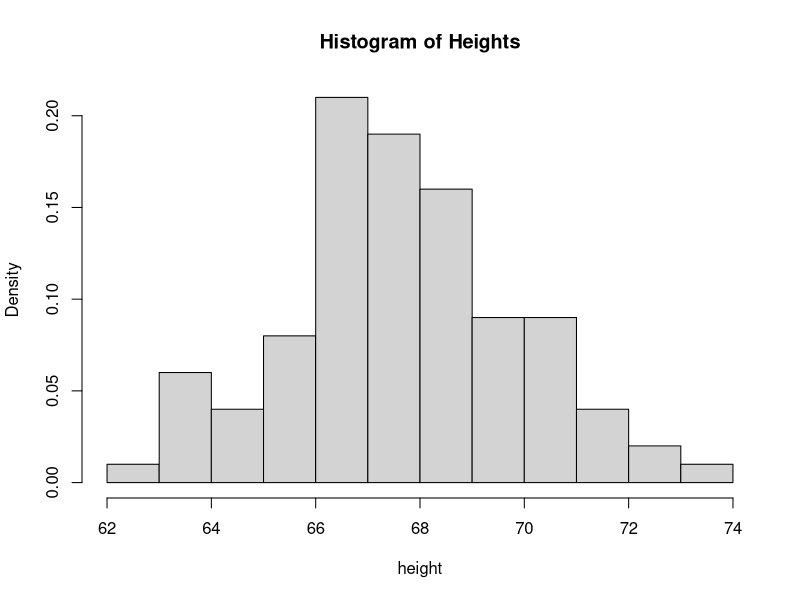
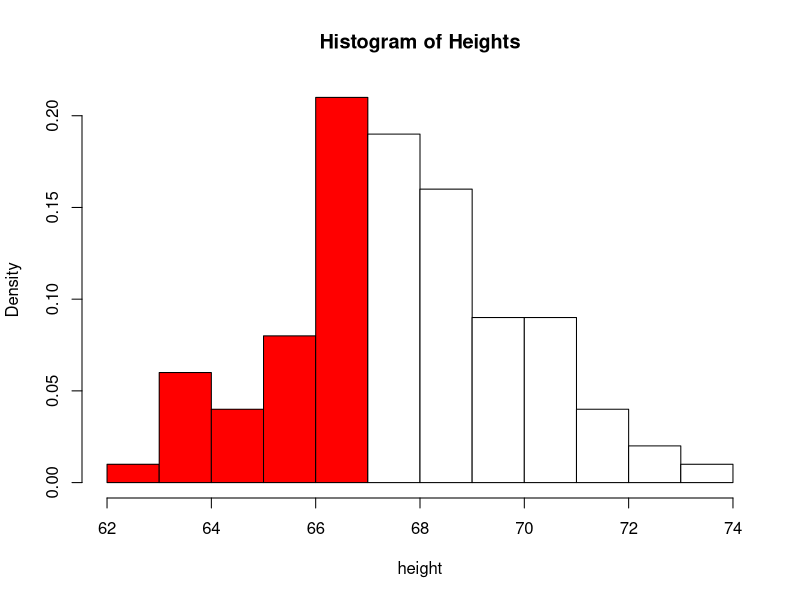
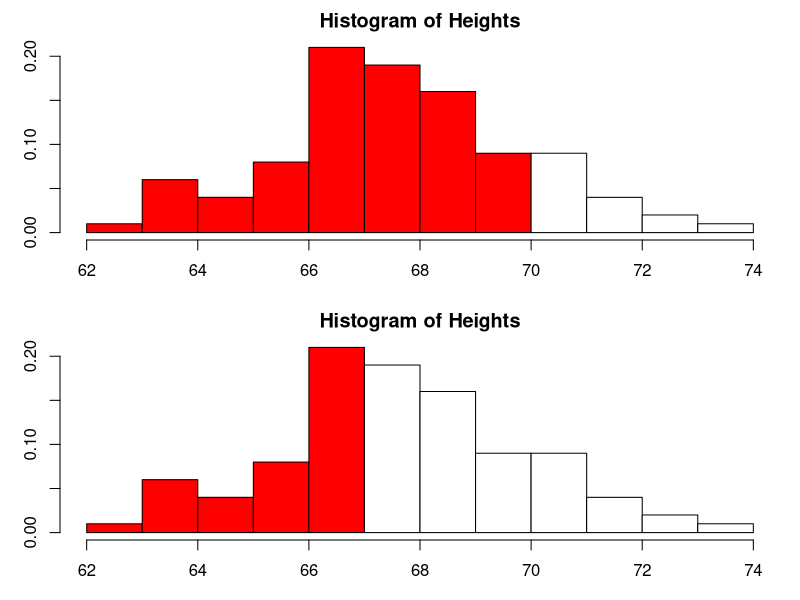
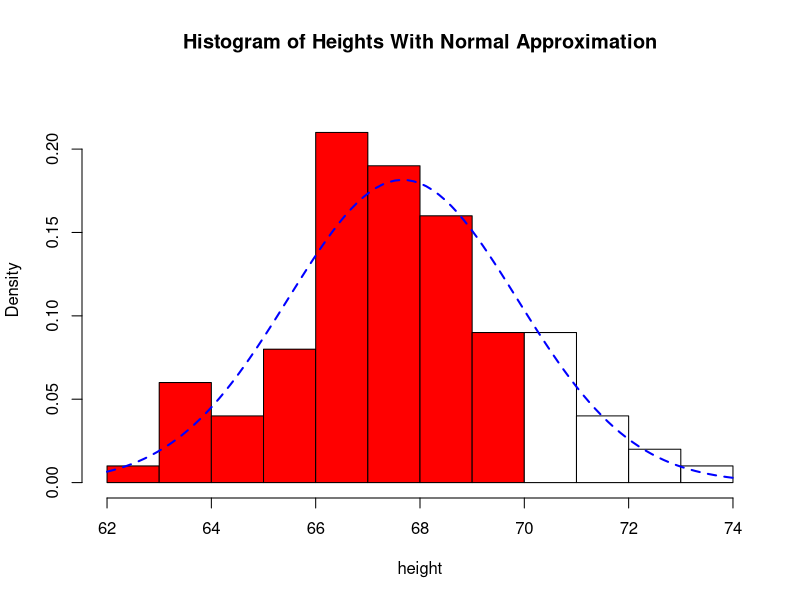
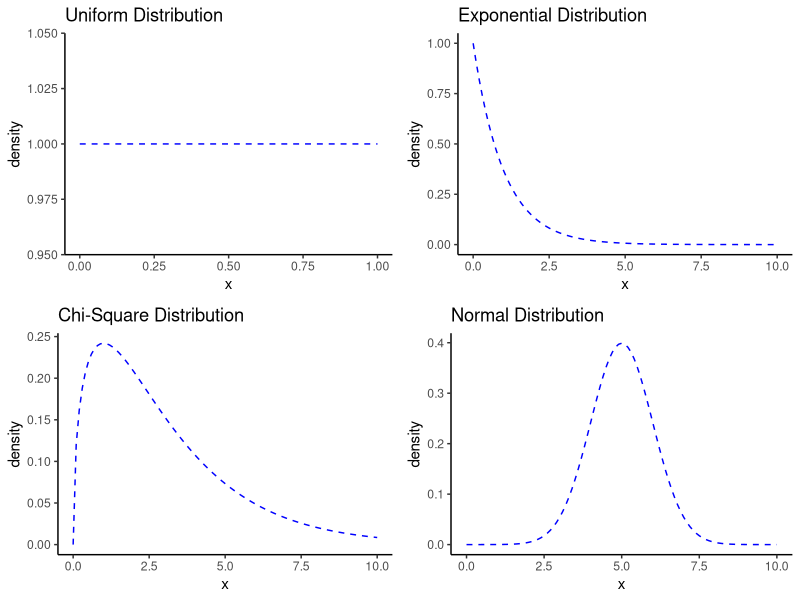
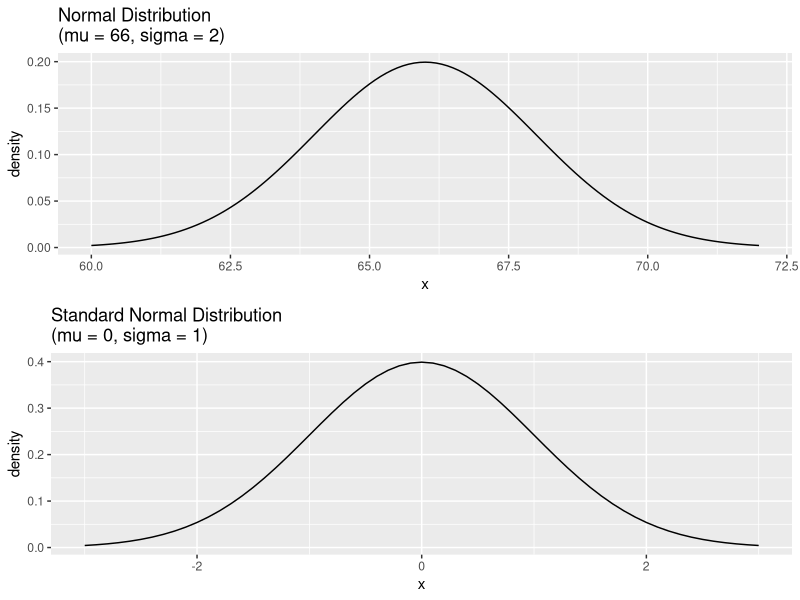
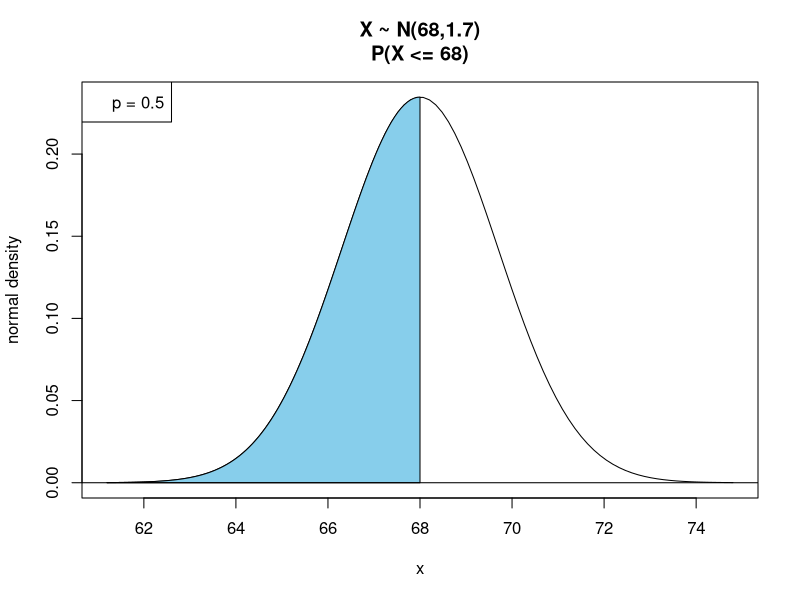
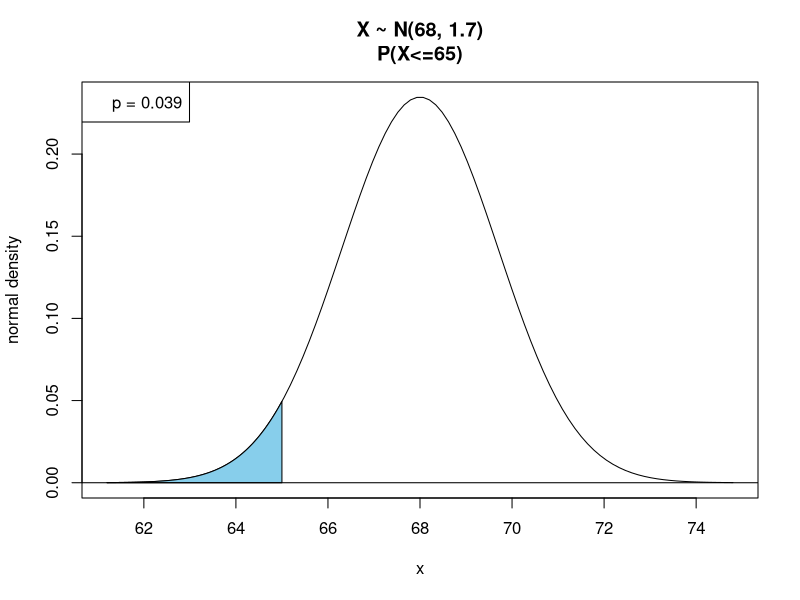

The R script that drew these images, in order:
##################################################################
# The normal distribution
##################################################################

library(ggplot2)
library(dplyr)
library(cowplot)


##################################################################
# create a vector of heights
##################################################################
heights <- c(66.1759117740307, 66.1118375828377, 69.3398551802815, 70.4991167238977, 
    70.7354713429583, 66.8777424499321, 66.7103751135044, 67.998337409316, 
    69.5210869064879, 68.8470644101842, 70.0596931565498, 71.0154419501861, 
    65.7861428292448, 64.7948285607431, 66.9861649481436, 67.5283004226946, 
    66.6906302756055, 70.2184193623913, 70.6098030390015, 63.3569739129227, 
    68.534978119765, 67.3597759440788, 69.305240284645, 67.8014644375226, 
    65.8455616472892, 73.2715698159093, 69.0255738087185, 66.5503992464326, 
    68.2018131042349, 63.2807987441221, 67.0816561689806, 66.7636378663116, 
    67.8580308828024, 68.1618434342104, 66.6704530072032, 68.8866603679841, 
    66.9959315571359, 67.2598262605613, 66.7716288824807, 71.3268449901713, 
    65.7684215531473, 68.9392236496006, 68.8075214177273, 66.9828251741788, 
    67.0585081777219, 63.2197251962368, 67.8334338291738, 69.1256626969062, 
    67.098802016255, 71.8537548116061, 68.5077939511076, 67.4631190657698, 
    68.7682657975886, 68.4389671592818, 65.1083655300538, 70.6188289457821, 
    66.2051076389411, 68.6718172959333, 68.8217079591491, 68.7220495841377, 
    66.2941801179521, 67.203845719609, 66.6360550720183, 67.5497892468022, 
    63.7628983953615, 65.576280689069, 64.0067204772203, 67.9575607594972, 
    66.1883614584798, 70.3170715975757, 69.6617964114646, 63.828494096075, 
    66.9334761277201, 70.4796907579624, 67.2801882801361, 62.4496489533135, 
    68.0330782726793, 65.5903445506025, 67.4039768511255, 66.2852782333007, 
    67.2000392075503, 71.4179254017927, 66.8235099465514, 72.0666556398044, 
    63.7242656432218, 69.683115643616, 68.5226822988891, 69.8651235405071, 
    70.3909690825223, 68.8063397849254, 69.5386113193661, 64.9229208483115, 
    67.9294713565318, 72.1968849311748, 65.3545159580504, 64.3705367578319, 
    65.1015079618489, 66.4784003830516, 66.2087925112091, 67.7854148025578
  )

##################################################################
# This function constructs a histogram of X while optionally shading
# all values corresponding to P(X <= obs), and optionally adding
# a density curve if density = TRUE
# ... are additional arguments to hist
##################################################################
shaded.hist <- function(X, hist = TRUE, density = FALSE, obs = NULL, ...) {
  h = hist(X, plot = FALSE)
  col = rep("white", length(h$breaks))
  ylim = NULL
  if (density) {
    m = max( max(h$density), dnorm(mean(X), mean = mean(X), sd = sd(X)))
    m = m +0.1*m  
    ylim = c(0,m)
  }
  
  if (hist & !is.null(obs)) {
     col[h$breaks<obs] = "red"
  }
  lty = 1
  if (!hist) lty = 0
  hist(X, prob = TRUE, ylim = ylim, col = col, lty = lty, ...)
  
  if (density) {
    curve(dnorm(x, mean = mean(X), sd = sd(X)), col = "blue", lty = 2, lwd = 2, add = TRUE)
  }
}


#################################################
## If an individual is randomly selected, what 
## is the probability their height is less than
## or equal to 67 inches?
#################################################

hist(heights, prob = TRUE, main = "Histogram of Heights", xlab = "height")
p = sum(heights <=67) / length(heights)

#####################################################
## We can visualize this on a histogram. Let
## X be the height of a randomly selected individual
## P (X <= 67) is the cumulative density of
## the red bars, while P (X > 67) is the 
## cumulative density of the white bars, or
## 1 - P(X <=67)
#####################################################
shaded.hist(heights, obs = 67, main = "Histogram of Heights", xlab = "height")


#####################################################
## What is the probability P (67 < X < 70)?
## We can take:  P(X <=70) - P(X <= 67)
#####################################################

par.orig = par(mfrow = c(2,1), mar = c(3,3,2,1))
shaded.hist(heights, obs=70, main = "Histogram of Heights", xlab = "height")
shaded.hist(heights, obs=67, main = "Histogram of Heights", xlab = "height")
par(par.orig)

###################################################################
# In practice, probability distributions are visualized by curves
# which (approximately) reflect the distribution 
# (shape of the data) and density across the sample space.
# The cumulative density is equivalent to the area under the curve
###################################################################

shaded.hist(heights, density = TRUE, obs = 70, main = "Histogram of Heights With Normal Approximation", xlab = "height")

###################################################################
# Several distributions are given below. However we will focus
# on the most widely used distribution, the normal distribution
# (or bell curve)
###################################################################


# set up data frames with (x,y) values for various distributions
# for given 'x' values, use 'mutate' to add the corresponding 'y' value (density)
data.unif <- data.frame(x = seq(0,1,by=.1)) %>% mutate(y = dunif(x))
data.exp <- data.frame(x = seq(0,10,by=.1)) %>% mutate(y = dexp(x))
data.chisq <- data.frame(x = seq(0,10,by=.1)) %>% mutate(y = dchisq(x, df = 3))
data.norm <- data.frame(x = seq(0,10,by=.1)) %>% mutate(y = dnorm(x, mean = 5, sd = 1))

# generate each plot
plot.unif <- ggplot(data.unif, aes(x, y)) + geom_line(color = "blue", lty = 2) +
  ggtitle("Uniform Distribution") + labs(x = "x", y = "density") + theme_classic()
plot.exp <- ggplot(data.exp, aes(x, y)) + geom_line(color = "blue", lty = 2) +
  ggtitle("Exponential Distribution") + labs(x = "x", y = "density") + theme_classic()
plot.chisq <- ggplot(data.chisq, aes(x, y)) + geom_line(color = "blue", lty = 2) +
  ggtitle("Chi-Square Distribution") + labs(x = "x", y = "density") + theme_classic()
plot.norm <- ggplot(data.norm, aes(x, y)) + geom_line(color = "blue", lty = 2) +
  ggtitle("Normal Distribution") + labs(x = "x", y = "density") + theme_classic()

# display multiple plots on a grid
plot_grid(plot.unif, plot.exp, plot.chisq, plot.norm)



###################################################################
# The normal distribution is completely specified by its mean
# and standard deviation
###################################################################

# normal distribution with mean = 60 and sd = 72
d1 <- data.frame(x = seq(60,72,by=.1)) %>% mutate(y=dnorm(x, mean = 66, sd = 2))
p1 <- ggplot(data = d1, aes(x, y)) + geom_line() +
  ggtitle("Normal Distribution\n(mu = 66, sigma = 2)")  + ylab("density")

# normal distribution with mean = 0 and sd = 1 (i.e., standard normal distribution)
d2 <- data.frame(x = seq(-3,3,by=.1)) %>% mutate(y=dnorm(x, mean = 0, sd = 1))
p2 <- ggplot(data = d2, aes(x, y)) + geom_line() +
  ggtitle("Standard Normal Distribution\n(mu = 0, sigma = 1)")  + ylab("density")

# plot both distributions
plot_grid(p1, p2, nrow = 2)

########################################################################
# Suppose heights are normally distributed with mean = 68 and 
# sd = 1.7 inches. Find the probability that a randomly selected 
# person is less than (or equal to) 70 inches tall 
#
# pnorm(a, mean = mu, sd = sd) returns P(X <= a) when X ~ N(mu, sd)
#
########################################################################

pnorm(70, mean = 68, sd = 1.7)


########################################################################
# Shades the area under the normal curve between a and b 
# This area corresponds to P (a <= x <= b) when X ~ N (mean, sd)
# For P (x <= b) set a = -Inf
# For P (x >= a) set b = Inf
########################################################################
shade.norm <- function(a,b, mean = 0, sd = 1,  ...) {
  m1 = mean-4*sd
  if (!is.infinite(a)) m1 = min(a,m1)
  m2 = mean+4*sd
  if (!is.infinite(b)) m2 = max(b,m2)
  
  x = seq(m1,m2, length.out = 100)
  plot(x, dnorm(x, mean = mean, sd = sd), type = "l", ylab = "normal density", ...)
  if (is.infinite(a)) a = m1
  if (is.infinite(b)) b = m2
  r = seq(a,b,length.out=100)
  cord.x <- c(a,r,b)
  cord.y <- c(0,dnorm(r, mean = mean, sd = sd),0)
  polygon(cord.x,cord.y,col='skyblue')
  abline(h = 0)

  p = pnorm(b, mean = mean, sd = sd) - pnorm(a, mean = mean, sd = sd)
  legend("topleft", legend = paste("p = ", round(p,3), sep = ""))
  
}


########################################################################
# Assume that X ~ N(68, 1.7).
# 1. Find P(X <= 68)
# 2. Find P(X <= 65)
# 3. Find P(X > 65)
# 4. Find P(64.6 <= X <= 71.4)
########################################################################

#1. P(X <= 68)
shade.norm(-Inf, 68, mean = 68, sd = 1.7, 
           main = "X ~ N(68,1.7)\nP(X <= 68)")  # or
pnorm(68, mean = 68, sd = 1.7)

#2. P(X <= 65)
shade.norm(-Inf, 65, mean = 68, sd = 1.7,
           main = "X ~ N(68, 1.7)\nP(X<=65)")  # or
pnorm(65, mean = 68, sd = 1.7)

#3. P(X > 65)
shade.norm(65, Inf, mean = 68, sd = 1.7,
           main = "X ~ N(68, 1.7)\nP(X>65)")  # or
1 - pnorm(65, mean = 68, sd = 1.7)

#4. P(64.6 <= X <= 71.4)
shade.norm(64.6, 71.4, mean = 68, sd = 1.7,
           main = "X ~ N(68, 1.7)\nP(64.6 <= X <= 71.4)")  # or
pnorm(71.4, mean = 68, sd = 1.7) - pnorm(64.6, mean = 68, sd = 1.7)


########################################################################
# Percentiles (quantiles) from the normal distribution
# Assume still that X ~ N(68, 1.7)
# What is the 75th percentile?
# What is the 90th percentile?
########################################################################

qnorm(.75, mean = 68, sd = 1.7)
qnorm(.90, mean = 68, sd = 1.7)

########################################################################
# Verify 90th percentile
########################################################################
q = qnorm(.90, mean = 68, sd =1.7)
shade.norm(-Inf, q, mean = 68, sd = 1.7, 
           main = "90th percentile of X ~ N(68, 1.7)")


########################################################################
# Suppose that X is normally distributed. Find the probabilty
# that a randomly selected value from X is more than 2 standard
# deviations above the mean.
########################################################################
